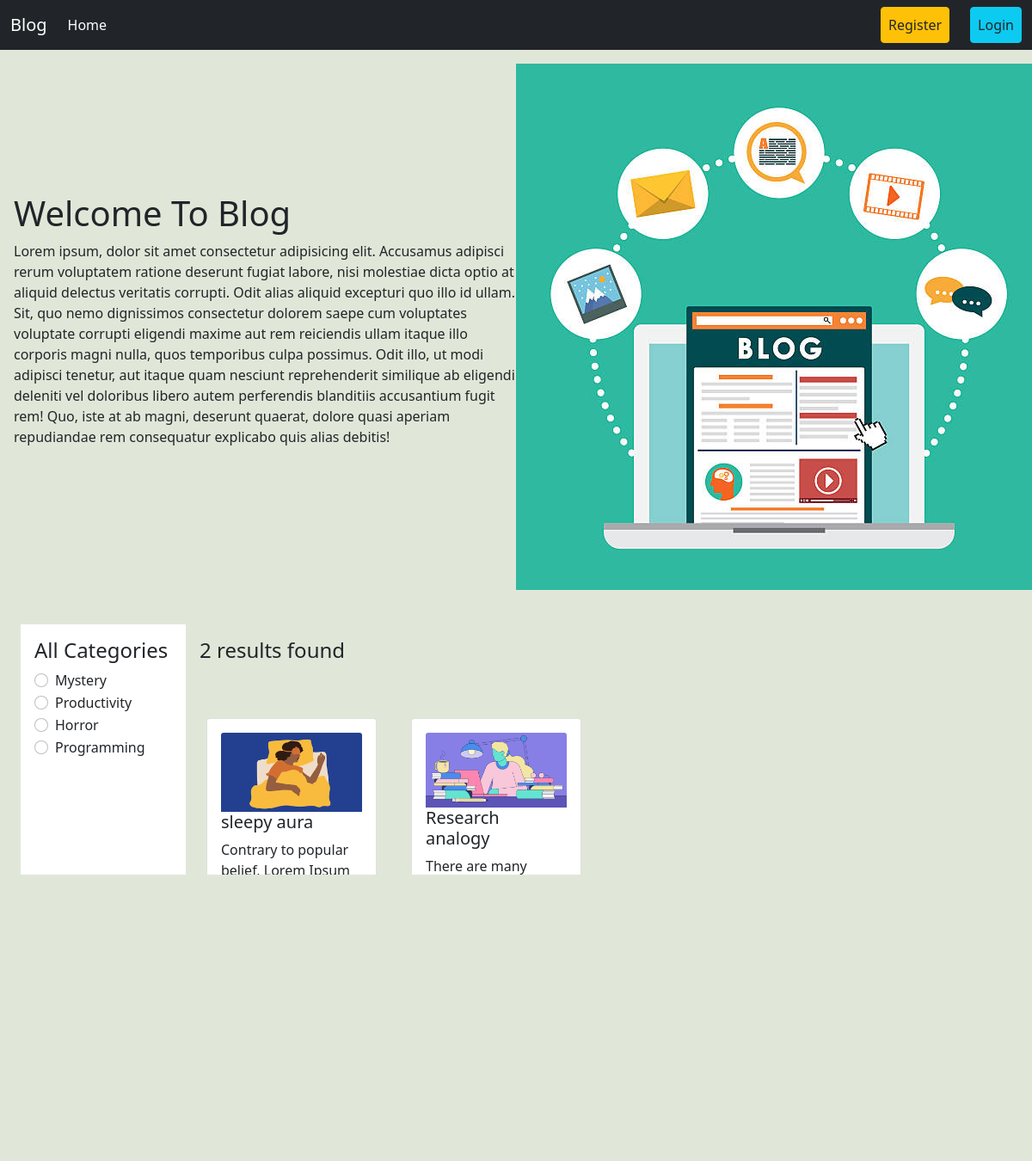
The page / on the database its author committed.
### categories/models.py (models this page shows, shortened)
class Category(models.Model):
    name = models.CharField(max_length=100)
    slug = models.SlugField(max_length=100, unique=True, blank=True, null=True)

### posts/models.py (models this page shows, shortened)
class Post(models.Model):
    title = models.CharField(max_length=50)
    content = models.TextField()
    category = models.ManyToManyField(Category)
    author = models.ForeignKey(User, on_delete=models.CASCADE)
    image = models.ImageField(upload_to = 'posts/media/uploads/',blank=True, null=True)

### blog_project/views.py (the view)
# urls.py: 2. Add a URL to urlpatterns:  path('', views.home, name='home')
def home(request , category_slug = None):
    data = Post.objects.all()
    if category_slug is not None:
        category = Category.objects.get(slug = category_slug)
        data = Post.objects.filter(category = category)
    categories = Category.objects.all()
    return render(request, 'home.html',{'data': data,'category':categories} )

### templates/home.html (shortened to what this page needs)
{% extends 'base.html' %}
{% load static %}
{% block content %}
<div class="d-flex flex-wrap align-items-center p-3">
  <div class="col-6">
    <h1>Welcome To Blog</h1>
    <p>Lorem ipsum, dolor sit amet consectetur adipisicing elit. Accusamus adipisci rerum voluptatem ratione deserunt fugiat labore, nisi molestiae dicta optio at aliquid delectus veritatis corrupti. Odit alias aliquid excepturi quo illo id ullam. Sit, quo nemo dignissimos consectetur dolorem saepe cum voluptates voluptate corrupti eligendi maxime aut rem reiciendis ullam itaque illo corporis magni nulla, quos temporibus culpa possimus. Odit illo, ut modi adipisci tenetur, aut itaque quam nesciunt reprehenderit similique ab eligendi deleniti vel doloribus libero autem perferendis blanditiis accusantium fugit rem! Quo, iste at ab magni, deserunt quaerat, dolore quasi aperiam repudiandae rem consequatur explicabo quis alias debitis!</p>
  </div>
  <div class="col-6 ">
    <img src="{% static '/blog header.jpg' %}" alt="">
  </div>
</div>
<div class="d-flex flex-wrap p-4">
  <div class="col-2 bg-white p-3" style="height: 50vh;">
    <h4>All Categories</h4>
    {% for cat in category %}
    <div class="form-check">
      <input
        class="form-check-input"
        type="radio"
        name="category"
        id="{{cat.id}}"
      />
      <label class="form-check-label" for="{{cat.id}}">
        <a href="{% url 'category_wise_post' cat.slug %}" class="text-decoration-none text-dark">{{cat.name}}</a>
      </label>
    </div>
    {% endfor %}
  </div>
  <div class="col-10 p-3">
    <h4>{{data | length}} results found</h4>
    <div class="row pt-5">
      {% for post in data %}
      <div class="col-sm-3">
        <div class="card m-2">
          <div class="card-body">
            <img src="{{post.image.url}}" alt="" class="card-img-top">
            <h5 class="card-title"><a href="{% url 'detail_post' post.id %}" class="text-decoration-none text-dark">{{post.title}}</a></h5>
            <p class="card-text">{{post.content |truncatewords:10}}</p>
            <p>Author : {{post.author.first_name}} {{post.author.last_name}}</p>
            <p>
              Category : {% for cat in post.category.all %}
              <button class="btn btn-primary btn-sm m-2" disabled>
              </button>
              {% endfor %}
            </p>
          </div>
        </div>
      </div>
      {% endfor %}
    </div>
  </div>
</div>
{% endblock %}

### rows shown on the page
Category: name "Mystery"
Category: name "Productivity"
Category: name "Horror"
Category: name "Programming"
Post: image (picture), title "sleepy aura", content "Contrary to popular belief, Lorem Ipsum is not simply random …"
Post: image (picture), title "Research analogy", content "There are many variations of passages of Lorem Ipsum available, …"

### other values the page prints
{{ data | length }} "2"
